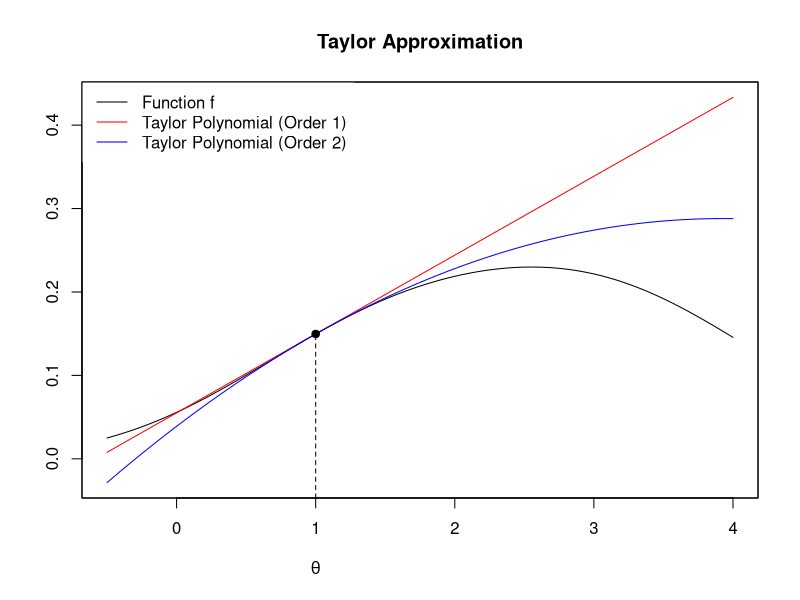
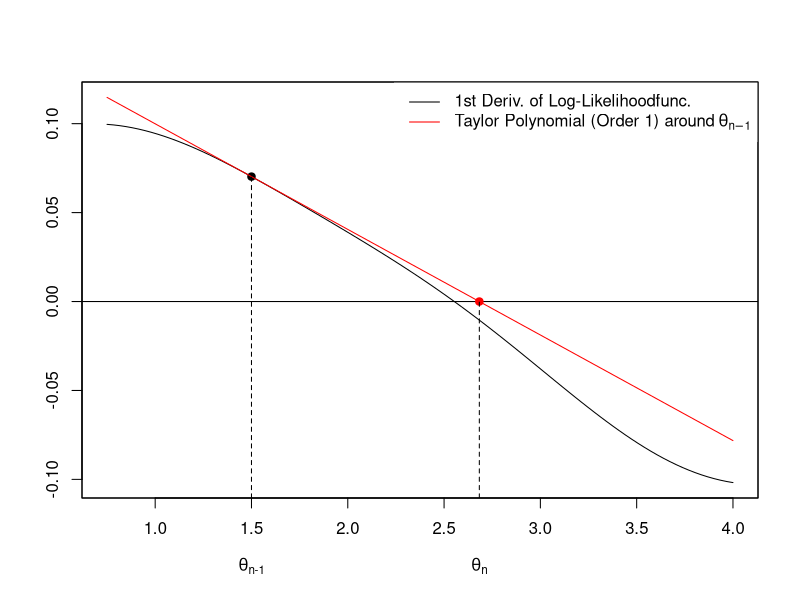

These charts were generated, in order, by the following R code:
## ---- chunk 1
#| label: fig-taylorApprox
#| fig-cap: First- and second-order Taylor approximations of a function $f$ around $\theta=1.$

## #######################
## Taylor Approximation
## #######################
# install.packages("pracma")
library("pracma")

myFun <- function(x){
  1*exp((-1/2)*(x-1.25)^2)/10 + 
  1*exp((-1/3)*(x-3)^2)/5
}

## Taylor approximation of myFun around x0
x0              <- 1
taylor_poly_1   <- taylor(f = myFun, x0 = x0, n = 1)
taylor_poly_2   <- taylor(f = myFun, x0 = x0, n = 2)

## Plot
#x_seq           <- seq(from = x0 -2, to = x0 + 5, length.out=100)
x_seq           <- seq(from = -.5, to = 4, length.out=100)
y_myFun         <- myFun(x_seq)
y_taylor_poly_1 <- polyval(taylor_poly_1, x_seq)
y_taylor_poly_2 <- polyval(taylor_poly_2, x_seq)


plot(x  = x_seq, y = y_myFun,  type = "l", col = "black", lwd = 1, ylab="", xlab="", main = "Taylor Approximation", ylim = range(y_myFun,y_taylor_poly_1,y_taylor_poly_2))
axis(1, at=1, line=2, labels = expression(theta), tick=FALSE)
#axis(1, at=x_seq[which.max(y_taylor_poly_2)], line=2, labels = expression(theta[1]), tick=FALSE)
lines(x = x_seq, y = y_taylor_poly_1, col = "red", lty=1)
lines(x = x_seq, y = y_taylor_poly_2, col = "blue", lty=1)
points(x=1, y=myFun(1), col="black", pch=19)
# points(x=x_seq[which.max(y_taylor_poly_2)], y=max(y_taylor_poly_2), col="blue", pch=19)
lines(x=rep(x0, 2), y=c(par("usr")[3], myFun(1)), lty=2)
# lines(x=rep(x_seq[which.max(y_taylor_poly_2)],2), 
#       y=c(0,max(y_taylor_poly_2)), lty=2)
legend(x="topleft", legend=c("Function f", "Taylor Polynomial (Order 1)", "Taylor Polynomial (Order 2)"), col=c("black", "red", "blue"), lty=c(1,1,1), box.lwd=0)
box()
## ---- chunk 2
#| label: fig-NR
#| fig-cap:  A step in the Newton-Raphson root-finding method.

## #######################
## Taylor Approximation
## #######################
# install.packages("pracma")
library("pracma")

my_ell <- function(x){
  1*exp((-1/2)*(x-1.25)^2)/10 + 
  1*exp((-1/3)*(x-3)^2)/5
}
my_ell_expr <- expression(
  1*exp((-1/2)*(x-1.25)^2)/10 + 
  1*exp((-1/3)*(x-3)^2)/5
)

my_ell_prime <- function(x){}
body(my_ell_prime) <- D(my_ell_expr, "x") 

## Taylor approximation of my_ell around theta_0
theta_0         <- 1.5
taylor_poly_1   <- taylor(f = my_ell_prime, x0 = theta_0, n = 1)

## Plot
theta_seq       <- seq(from       = .75, 
                       to         = 4, 
                       length.out = 100)
y_my_ell_prime  <- my_ell_prime(theta_seq)
y_taylor_poly_1 <- polyval(taylor_poly_1, theta_seq)


root_taylor_poly_1 <- -1 * taylor_poly_1[2] / taylor_poly_1[1]

plot(x = theta_seq, 
     y = y_my_ell_prime,  
     type = "l", col = "black", lwd = 1, ylab="", xlab="", main = "", ylim = range(y_my_ell_prime,y_taylor_poly_1))
abline(h=0)
points(x=theta_0, y=my_ell_prime(theta_0), col="black", pch=19)
lines(x = theta_seq, y = y_taylor_poly_1, col = "red", lty=1)
lines(x=rep(theta_0, 2), y=c(par("usr")[3], my_ell_prime(theta_0)), lty=2)
axis(1, at=theta_0, line=2, labels = expression(theta['n-1']), tick=FALSE)
points(x=root_taylor_poly_1, y= 0, col="red", pch=19)
lines(x=rep(root_taylor_poly_1, 2), y=c(par("usr")[3], 0), lty=2)
axis(1, at=root_taylor_poly_1, line=2, labels = expression(theta['n']), tick=FALSE)
legend(x="topright", legend=c("1st Deriv. of Log-Likelihoodfunc.", expression("Taylor Polynomial (Order 1) around"~theta[n-1])), 
col=c("black", "red"), lty=c(1,1), box.lwd=0)
box()
